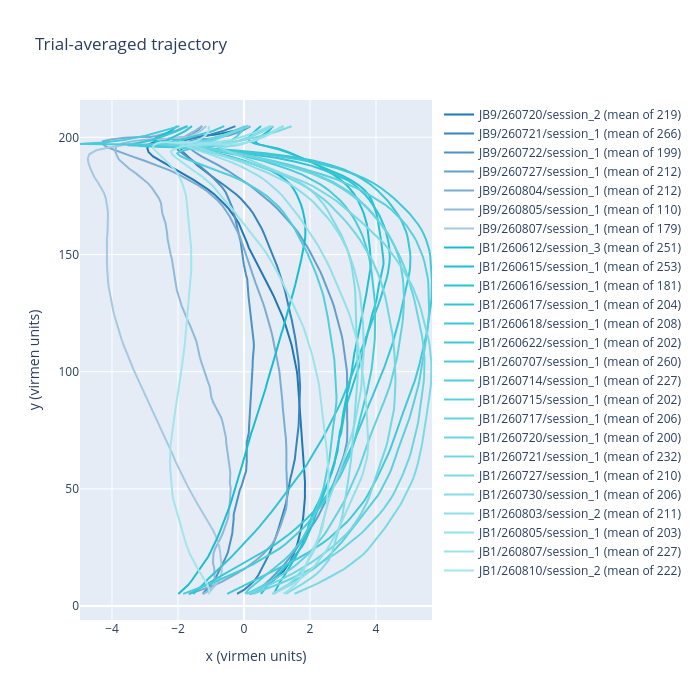

Notebook source saved alongside this figure:
### Markdown cell above
## Figure 2 — trial-averaged trajectory per session (overlaid)

### Code cell
# Figure 2 — trial-averaged trajectory per session (interactive if available)
# Colors: each animal gets a base color; sessions for that animal use lighter/darker shades.
try:
    get_ipython().run_line_magic('matplotlib', 'widget')
    interactive_backend = 'matplotlib_widget'
except Exception:
    interactive_backend = None

# Build animal order and counts
animals = []
for s in sessions:
    a = s.get('animal', 'unknown')
    if a not in animals:
        animals.append(a)
counts = {a: sum(1 for s in sessions if s.get('animal') == a) for a in animals}

import matplotlib.colors as mcolors
import colorsys

def distinct_base_colors(n, s=0.75, v=0.95):
    # return n visually distinct RGB(A) tuples using HSV hue spacing
    cols = []
    for i in range(n):
        h = i / n
        r, g, b = colorsys.hsv_to_rgb(h, s, v)
        cols.append((r, g, b, 1.0))
    return cols

base_list = distinct_base_colors(max(1, len(animals)))
base_colors = {a: base_list[i] for i, a in enumerate(animals)}

# Prepare per-animal session index counters
from collections import defaultdict
animal_idx = defaultdict(int)

# shading helper: mix with white to lighten (factor in [0,1])
def shade_color(base_rgba, factor):
    # base_rgba in (r,g,b,a); factor 0 -> base, 1 -> white
    r, g, b, a = base_rgba
    r2 = r * (1 - factor) + 1 * factor
    g2 = g * (1 - factor) + 1 * factor
    b2 = b * (1 - factor) + 1 * factor
    return (r2, g2, b2)

if interactive_backend == 'matplotlib_widget':
    fig2, ax = plt.subplots(figsize=(6, 6))
    for s in sessions:
        a = s.get('animal', 'unknown')
        idx = animal_idx[a]
        total = counts.get(a, 1)
        # choose factor between 0 (base) and 0.6 (lighter)
        factor = 0.6 * (idx / max(1, total - 1)) if total > 1 else 0.0
        col = shade_color(base_colors[a], factor)
        stack = [resample_trial(*trial_xy(s['df'], t)) for t in s['trials']]
        stack = [r for r in stack if r is not None]
        animal_idx[a] += 1
        if not stack:
            continue
        xs = np.vstack([r[0] for r in stack]); ys = np.vstack([r[1] for r in stack])
        mx, my = xs.mean(0), ys.mean(0)
        ax.plot(mx, my, color=col, lw=2, label=f"{s['label']} (mean of {len(stack)})")
    ax.set_title('Trial-averaged trajectory')
    ax.set_xlabel('x (virmen units)'); ax.set_ylabel('y (virmen units)')
    ax.set_aspect('equal', 'box'); ax.legend()
    fig2.tight_layout()
else:
    try:
        import plotly.graph_objects as go
        fig = go.Figure()
        # reset counters for consistent shading
        animal_idx = defaultdict(int)
        for s in sessions:
            a = s.get('animal', 'unknown')
            idx = animal_idx[a]
            total = counts.get(a, 1)
            factor = 0.6 * (idx / max(1, total - 1)) if total > 1 else 0.0
            base = base_colors.get(a, (0.2, 0.2, 0.2, 1.0))
            shaded_rgb = shade_color(base, factor)
            # convert to hex for plotly
            hexcol = mcolors.to_hex(shaded_rgb)
            stack = [resample_trial(*trial_xy(s['df'], t)) for t in s['trials']]
            stack = [r for r in stack if r is not None]
            animal_idx[a] += 1
            if not stack:
                continue
            xs = np.vstack([r[0] for r in stack]); ys = np.vstack([r[1] for r in stack])
            mx, my = xs.mean(0), ys.mean(0)
            fig.add_trace(go.Scatter(x=mx, y=my, mode='lines', name=f"{s['label']} (mean of {len(stack)})", line=dict(color=hexcol, width=2)))
        fig.update_layout(title='Trial-averaged trajectory', xaxis_title='x (virmen units)', yaxis_title='y (virmen units)', width=700, height=700)
        fig.show()
    except Exception as e:
        print("Interactive backends not available. Install `ipympl` for %matplotlib widget or `plotly` for interactive figures. Falling back to static matplotlib. Error:", e)
        fig2, ax = plt.subplots(figsize=(6, 6))
        animal_idx = defaultdict(int)
        for s in sessions:
            a = s.get('animal', 'unknown')
            idx = animal_idx[a]
            total = counts.get(a, 1)
            factor = 0.6 * (idx / max(1, total - 1)) if total > 1 else 0.0
            col = shade_color(base_colors[a], factor)
            stack = [resample_trial(*trial_xy(s['df'], t)) for t in s['trials']]
            stack = [r for r in stack if r is not None]
            animal_idx[a] += 1
            if not stack:
                continue
            xs = np.vstack([r[0] for r in stack]); ys = np.vstack([r[1] for r in stack])
            mx, my = xs.mean(0), ys.mean(0)
            ax.plot(mx, my, color=col, lw=2, label=f"{s['label']} (mean of {len(stack)})")
        ax.set_title('Trial-averaged trajectory')
        ax.set_xlabel('x (virmen units)'); ax.set_ylabel('y (virmen units)')
        ax.set_aspect('equal', 'box'); ax.legend()
        fig2.tight_layout()
